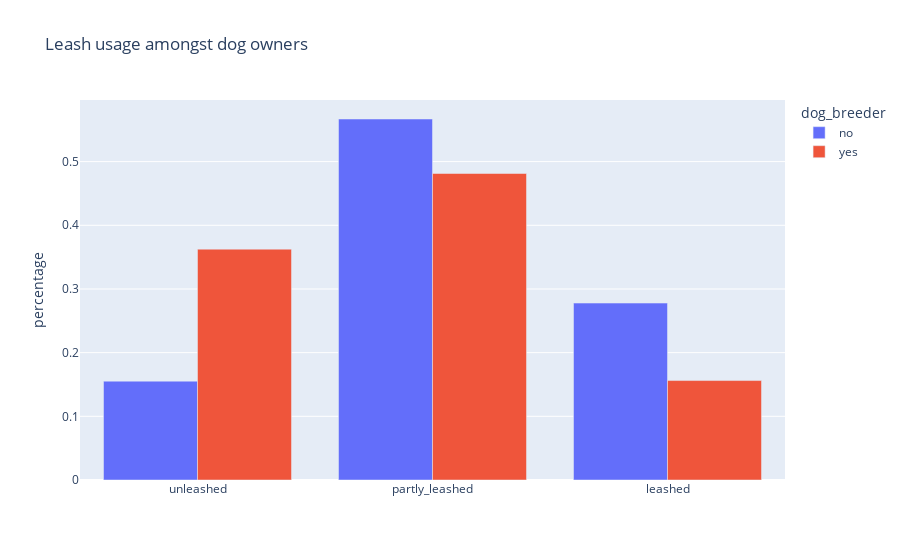

Write notebook code for a chart like this one.
### Markdown cell above
# Chovatelia

### Code cell
A = dogs[['dog_breeder', 'leashed_unleashed']].value_counts().reset_index()
A['leashed_unleashed'] = pd.Categorical(A['leashed_unleashed'], ordered=True, categories=['unleashed', 'partly_leashed', 'leashed'])
A = A.sort_values(by='leashed_unleashed')
A['total'] = A.groupby('dog_breeder')['count'].transform('sum')
A['percentage'] = A['count'] / A['total']
fig = px.bar(A, x='leashed_unleashed', y='percentage', color='dog_breeder', barmode='group', title='Leash usage amongst dog owners')
fig.update_layout(
    xaxis_title='',
)
fig.show()

### Figure 1 — Plotly figure (JSON) as saved in the notebook; plotly's stock layout.template omitted (floating-point values rounded to 4 significant figures)
{"data": [{"alignmentgroup": "True", "hovertemplate": "dog_breeder=no<br>leashed_unleashed=%{x}<br>percentage=%{y}<extra></extra>", "legendgroup": "no", "marker": {"color": "#636efa", "pattern": {"shape": ""}}, "name": "no", "offsetgroup": "no", "orientation": "v", "showlegend": true, "textposition": "auto", "type": "bar", "x": ["unleashed", "partly_leashed", "leashed"], "xaxis": "x", "y": [0.1552, 0.5669, 0.2778], "yaxis": "y"}, {"alignmentgroup": "True", "hovertemplate": "dog_breeder=yes<br>leashed_unleashed=%{x}<br>percentage=%{y}<extra></extra>", "legendgroup": "yes", "marker": {"color": "#EF553B", "pattern": {"shape": ""}}, "name": "yes", "offsetgroup": "yes", "orientation": "v", "showlegend": true, "textposition": "auto", "type": "bar", "x": ["unleashed", "partly_leashed", "leashed"], "xaxis": "x", "y": [0.3625, 0.4813, 0.1562], "yaxis": "y"}], "layout": {"barmode": "group", "legend": {"title": {"text": "dog_breeder"}, "tracegroupgap": 0}, "title": {"text": "Leash usage amongst dog owners"}, "xaxis": {"anchor": "y", "domain": [0, 1], "title": {"text": ""}}, "yaxis": {"anchor": "x", "domain": [0, 1], "title": {"text": "percentage"}}}}
